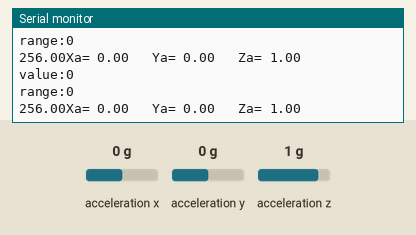
Recording of a sketch running on a simulated Arduino Uno, built with avr-gcc and run on an emulated ATmega328P. Parts: the last lines printed to the serial monitor. Wiring (inferred from the names in the program): ADXL345 accelerometer at I2C address 0x53. Inputs (shaded band) come from the test bench; at power-on: acceleration x 0 g, acceleration y 0 g, acceleration z 1 g.

Above: at 7.2 s.
7.3 s: acceleration x set to -1.4 g
At 8.9 s:
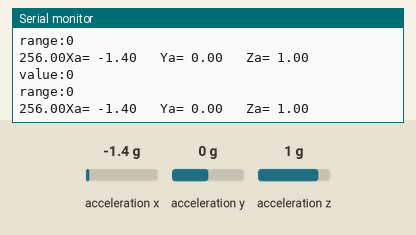
9.0 s: acceleration y set to -1.4 g
At 9.5 s:
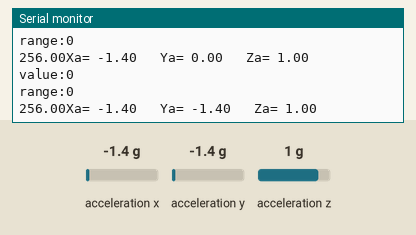
10.5 s: acceleration z set to -1.4 g
At 10.92 s:
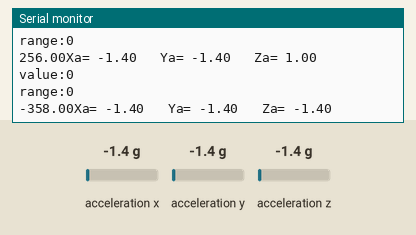
Timing chart, 0 to 13.5 s (numbered marks = the images above; inputs shaded):
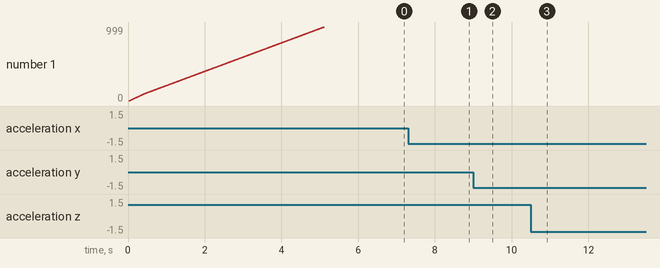

Measured:
- after the input at 9.0 s, the serial monitor: prints a new line after 0.11 s (image 2)
- after the input at 10.5 s, the serial monitor: prints a new line after 0.12 s (image 3)

The sketch:

accelerometer_calibrate.ino
```cpp
#include <Wire.h>

#define X_CALIB 0
#define Y_CALIB 1
#define Z_CALIB 2
#define MODE_CALIB Z_CALIB

int ADXL345 = 0x53; // The ADXL345 sensor I2C address
float X_out, Y_out, Z_out; // Outputs
int X_offset = 0, Y_offset = 0, Z_offset = 0; // Offset values

void setup() {
  Serial.begin(9600);
  Wire.begin();
  configureADXL345(); // Configure the sensor
  // Note: You should calibrate upon re-powering the sensor
  // Uncomment if you want to calibrate
  calibrateADXL345(); // Calibrate the sensor
}

void calibrateADXL345() {
  // You should calibrate with the positive axis pointed upwards against gravity
  // You should calibrate each axis separately and change the offset constant,
  // You need to run this code three times if you want to calibrate all three axes
  float numReadings = 1000;

#if MODE_CALIB == X_CALIB
  float xSum = 0;
#endif

#if MODE_CALIB == Y_CALIB
  float ySum = 0;
#endif

#if MODE_CALIB == Z_CALIB
  float zSum = 0;
#endif

  Serial.print("Beginning Calibration");
  Serial.println();
  for (int i = 0; i < numReadings; i++) {
    Serial.print(i);
    Serial.println();
    Wire.beginTransmission(ADXL345);
    Wire.write(0x32); // Start with register 0x32 (ACCEL_XOUT_H)
    Wire.endTransmission(false);
    Wire.requestFrom(ADXL345, 6, true);
    X_out = (Wire.read() | Wire.read() << 8);
    Y_out = (Wire.read() | Wire.read() << 8);
    Z_out = (Wire.read() | Wire.read() << 8);

#if MODE_CALIB == X_CALIB
    xSum += X_out;
#endif

#if MODE_CALIB == Y_CALIB
    ySum += Y_out;
#endif

#if MODE_CALIB == Z_CALIB
    zSum += Z_out;
#endif

  }
  //// 256 is the raw value for 1g, (we calibrate at 1g hence why we take the difference)

#if MODE_CALIB == X_CALIB
  X_offset = (256 - xSum / numReadings) / 4;
  Serial.print("X_offset= " );
  Serial.print(X_offset);
#endif

#if MODE_CALIB == Y_CALIB
  Y_offset = (256 - ySum / numReadings) / 4;
  Serial.print("Y_offset= " );
  Serial.print(Y_offset);
#endif

#if MODE_CALIB == Z_CALIB
  Z_offset = (256 - (zSum / numReadings)) / 4;
  Serial.print("Z_offset= " );
  Serial.print(Z_offset);
#endif

  Serial.println();
  delay(1000);
  // We need to add it to the offset channel respectively =
  // Once you write to the offset channel you do not need to do it again,
  // unless you unpower and power the device
  // Each offset address is different for X, Y, and Z

#if MODE_CALIB == X_CALIB
  Wire.beginTransmission(ADXL345);
  Wire.write(0x1E);
  Wire.write(X_offset);
  Wire.endTransmission();
#endif

#if MODE_CALIB == Y_CALIB
  Wire.beginTransmission(ADXL345);
  Wire.write(0x1F);
  Wire.write(Y_offset);
  Wire.endTransmission();
#endif

#if MODE_CALIB == Z_CALIB
  Wire.beginTransmission(ADXL345);
  Wire.write(0x20);
  Wire.write(Z_offset);
  Wire.endTransmission();
#endif
}

void configureADXL345() {
  Wire.beginTransmission(ADXL345);
  Wire.write(0x2D); // Access/ talk to POWER_CTL Register - 0x2D
  Wire.write(8); // Enable measurement (D3 bit high)
  Wire.endTransmission();
  delay(10);
}

void loop() {

  Wire.beginTransmission(ADXL345);
  Wire.write(0x20); // Start with register 0x32 (ACCEL_XOUT_H)
  Wire.endTransmission(false);
  Wire.requestFrom(ADXL345, 1, true);
  int value = Wire.read();
  Serial.print("value:");
  Serial.println(value);

  Wire.beginTransmission(ADXL345);
  Wire.write(0x31); // Start with register 0x32 (ACCEL_XOUT_H)
  Wire.endTransmission(false);
  Wire.requestFrom(ADXL345, 1, true);
  int range = Wire.read();
  Serial.print("range:");
  Serial.println(range);

  Wire.beginTransmission(ADXL345);
  Wire.write(0x32); // Start with register 0x32 (ACCEL_XOUT_H)
  Wire.endTransmission(false);
  Wire.requestFrom(ADXL345, 6, true);
  X_out = (Wire.read() | Wire.read() << 8);
  X_out = X_out / 256;
  Y_out = (Wire.read() | Wire.read() << 8);
  Y_out = Y_out / 256;
  Z_out = (Wire.read() | Wire.read() << 8);
  Serial.print(Z_out);
  Z_out = Z_out / 256;

  Serial.print("Xa= ");
  Serial.print(X_out);
  Serial.print("   Ya= ");
  Serial.print(Y_out);
  Serial.print("   Za= ");
  Serial.println(Z_out);
  delay(500);
}
```
